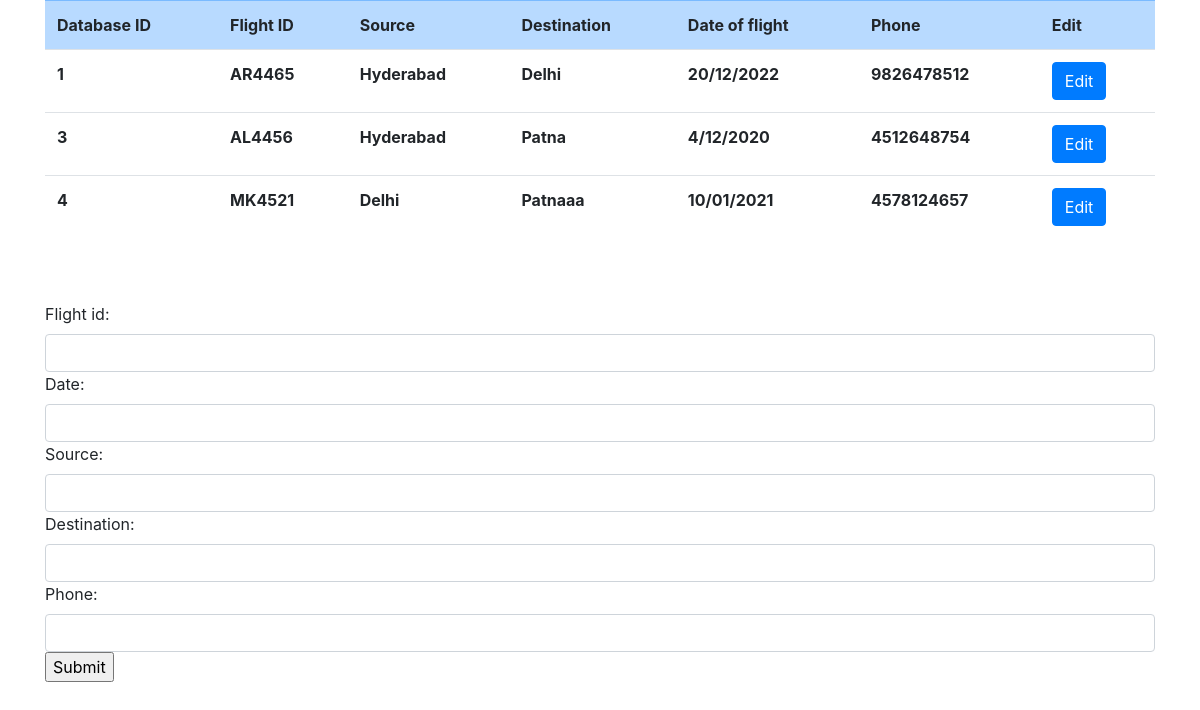
The app's page /flights/ with its own data.
### api/models.py (models this page shows, shortened)
class Flight(models.Model):
    flight_id = models.CharField(validators=[RegexValidator(regex='[A-Z]{2}[0-9]{4}')], max_length=6)
    date = models.CharField(validators=[RegexValidator(regex='[0-9]{2}\/[0-9]{2}\/[0-9]{4}')], max_length=10)
    source = models.CharField(max_length=20)
    destination = models.CharField(max_length=20)
    phone = models.CharField(validators=[RegexValidator(regex='[0-9]{10}')], max_length=10)

### api/views.py (the view, shortened to what this page needs)
# urls.py: path('flights/', flight),
def flight(request):
    obj = Flight()
    f = Flight.objects.all()
    count = Flight.objects.count()
    dict_data = serializers.serialize('python',f) # convert the QuerySet to Dictionary
    return render(request, "flights.html", {'flights':dict_data, 'form':FlightForm})

### api/Templates/flights.html (shortened to what this page needs)
{% extends "base.html" %}
{% block content %}
<div class = "container">
    <table class = "table table-hover">
        <tr class="table-primary">
            <th>
                Database ID
            </th>
            <th>
                Flight ID
            </th>
            <th>
                Source
            </th>
            <th>
                Destination
            </th>
            <th>
                Date of flight
            </th>
            <th>
                Phone
            </th>
            <th>
                Edit
            </th>
        </tr>
        {% for flight in flights %}
        <tr>
            <th>
                {{flight.pk}}
            </th>
            <th>
                {{flight.fields.flight_id}}
            </th>
            <th>
                {{flight.fields.source}}
            </th>
            <th>
                {{flight.fields.destination}}
            </th>
            <th>
                {{flight.fields.date}}
            </th>
            <th>
                {{flight.fields.phone}}
            </th>
            <th>
                <a class="btn btn-primary" href="/flights/{{flight.pk}}" role="button">Edit</a>
            </th>
        </tr>
        {% endfor %}
    </table>
<br><br>
<form action="/flights/" method="post">
    {{form}}
    <input type="submit" value="Submit">
</form>
</div>
{% endblock %}

### records on screen
Flight: fields.flight_id "AR4465", fields.source "Hyderabad", fields.destination "Delhi", fields "20/12/2022"
Flight: fields.flight_id "AL4456", fields.source "Hyderabad", fields.destination "Patna", fields "4/12/2020"
Flight: fields.flight_id "MK4521", fields.source "Delhi", fields.destination "Patnaaa", fields "10/01/2021"

### other values on screen
{{ flight.pk }} "1" "3" "4"
{{ flight.fields.phone }} "9826478512" "4512648754" "4578124657"
